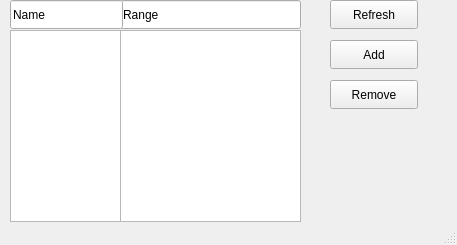
<?xml version="1.0" encoding="UTF-8"?>
<ui version="4.0">
 <class>MainWindow</class>
 <widget class="QMainWindow" name="MainWindow">
  <property name="geometry">
   <rect>
    <x>0</x>
    <y>0</y>
    <width>457</width>
    <height>245</height>
   </rect>
  </property>
  <property name="windowTitle">
   <string>Pool</string>
  </property>
  <widget class="QWidget" name="centralwidget">
   <widget class="QLineEdit" name="networkField">
    <property name="geometry">
     <rect>
      <x>120</x>
      <y>0</y>
      <width>181</width>
      <height>29</height>
     </rect>
    </property>
    <property name="text">
     <string>Range</string>
    </property>
   </widget>
   <widget class="QPushButton" name="removeButton">
    <property name="geometry">
     <rect>
      <x>330</x>
      <y>80</y>
      <width>88</width>
      <height>29</height>
     </rect>
    </property>
    <property name="text">
     <string>Remove</string>
    </property>
   </widget>
   <widget class="QListWidget" name="rangeField">
    <property name="geometry">
     <rect>
      <x>120</x>
      <y>30</y>
      <width>181</width>
      <height>192</height>
     </rect>
    </property>
   </widget>
   <widget class="QPushButton" name="refreshButton">
    <property name="geometry">
     <rect>
      <x>330</x>
      <y>0</y>
      <width>88</width>
      <height>29</height>
     </rect>
    </property>
    <property name="text">
     <string>Refresh</string>
    </property>
   </widget>
   <widget class="QListWidget" name="nameField">
    <property name="geometry">
     <rect>
      <x>10</x>
      <y>30</y>
      <width>111</width>
      <height>192</height>
     </rect>
    </property>
   </widget>
   <widget class="QLineEdit" name="ipField">
    <property name="geometry">
     <rect>
      <x>10</x>
      <y>0</y>
      <width>113</width>
      <height>29</height>
     </rect>
    </property>
    <property name="text">
     <string>Name</string>
    </property>
   </widget>
   <widget class="QPushButton" name="addButton">
    <property name="geometry">
     <rect>
      <x>330</x>
      <y>40</y>
      <width>88</width>
      <height>29</height>
     </rect>
    </property>
    <property name="text">
     <string>Add</string>
    </property>
   </widget>
  </widget>
  <widget class="QStatusBar" name="statusbar"/>
 </widget>
 <resources/>
 <connections/>
</ui>
